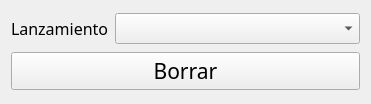
<?xml version="1.0" encoding="UTF-8"?>
<ui version="4.0">
 <class>Form</class>
 <widget class="QWidget" name="Form">
  <property name="windowModality">
   <enum>Qt::ApplicationModal</enum>
  </property>
  <property name="geometry">
   <rect>
    <x>0</x>
    <y>0</y>
    <width>371</width>
    <height>104</height>
   </rect>
  </property>
  <property name="windowTitle">
   <string>ProjectGamma - Borrar lanzamiento</string>
  </property>
  <layout class="QVBoxLayout" name="verticalLayout">
   <item>
    <layout class="QHBoxLayout" name="horizontalLayout_6">
     <item>
      <widget class="QLabel" name="label_6">
       <property name="sizePolicy">
        <sizepolicy hsizetype="Maximum" vsizetype="Preferred">
         <horstretch>0</horstretch>
         <verstretch>0</verstretch>
        </sizepolicy>
       </property>
       <property name="font">
        <font>
         <family>Century Gothic</family>
         <pointsize>12</pointsize>
        </font>
       </property>
       <property name="text">
        <string>Lanzamiento</string>
       </property>
      </widget>
     </item>
     <item>
      <widget class="QComboBox" name="launchChoice">
       <property name="font">
        <font>
         <family>Century Gothic</family>
         <pointsize>12</pointsize>
        </font>
       </property>
      </widget>
     </item>
    </layout>
   </item>
   <item>
    <widget class="QPushButton" name="deleteButton">
     <property name="font">
      <font>
       <family>Century Gothic</family>
       <pointsize>16</pointsize>
      </font>
     </property>
     <property name="text">
      <string>Borrar</string>
     </property>
    </widget>
   </item>
  </layout>
 </widget>
 <resources/>
 <connections/>
</ui>
